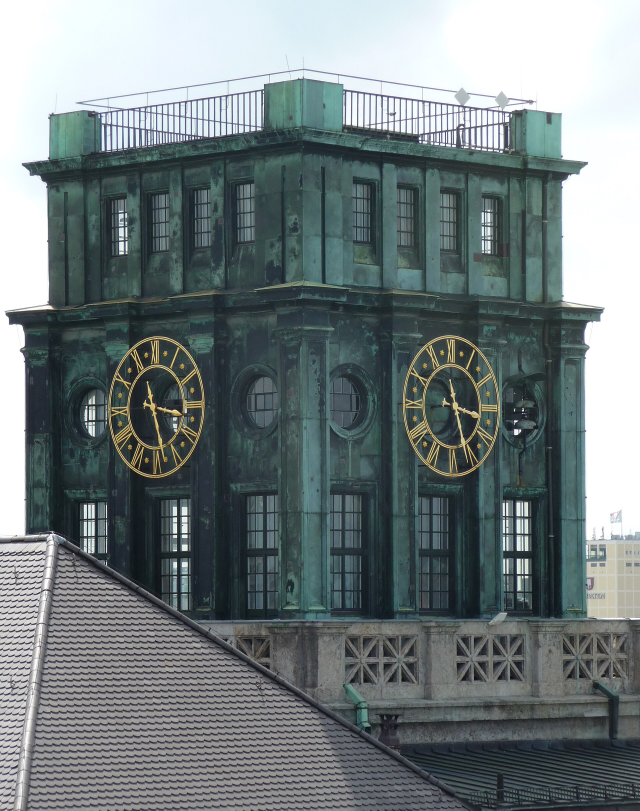
#> input picture scripts/thierschturm.jpg, 1920 x 2431 px, found by its file name (shown at 1/3 size)
$ python tower_pointcloud.py scripts/thierschturm.jpg app/data/thierschTower.json
#> lines starting #> are read from the running program, lines starting #| are printed output that depends on the picture; after the words box and inside, x2 and y2 are one past the last pixel; in counts of white or black regions, pixels touching at a corner belong together
"""Single-view reconstruction of the TUM Thierschturm for the home page hero.

The tower is a square box seen corner-on at ~45 degrees, so every pixel on it
can be lifted to 3D by intersecting its viewing ray with the box face it lies
on (single-view metrology with a Manhattan / box prior). We detect corner
features like an SfM front end would, back-project them onto the faces of a
stack of boxes (cornices stick out, the upper body is set back) and complete
the hidden back half by the tower's 180 degree symmetry.

Source photo: "Turm der TU München.jpg" by D. Fuchsberger, CC BY-SA 4.0,
https://commons.wikimedia.org/wiki/File:Turm_der_TU_M%C3%BCnchen.jpg
(1920 px wide version, saved as scripts/thierschturm.jpg).

Usage: python scripts/tower_pointcloud.py scripts/thierschturm.jpg app/data/thierschTower.json
Needs opencv-python-headless and numpy.
"""

import json
import math
import sys

import cv2
import numpy as np

# measured on the 1920x2431 photo
CORNER_X = 920  # image column of the near vertical edge
# (top y, bottom y, image half width) of each stacked box, top to bottom
SECTIONS = [
    (320, 470, 775),  # top storey with corner blocks and railing (below the antenna wire)
    (470, 520, 845),  # upper cornice
    (520, 890, 780),  # upper body (set back)
    (890, 960, 895),  # middle cornice
    (960, 1850, 845),  # lower body with the clocks
    (1850, 2100, 1000),  # stone parapet
]
TOP_Y, BOTTOM_Y = SECTIONS[0][0], SECTIONS[-1][1]
UNITS = 2.7  # world height of the model, matches the hero scene scale

# the foreground roof in the lower left covers the tower below this line
ROOF = ((170, 1600), (1360, 2400))

MAX_FEATURES = 1700


def section_at(y):
    for top, bottom, half in SECTIONS:
        if top <= y < bottom:
            return half
    return None


def below_roof(x, y):
    (x0, y0), (x1, y1) = ROOF
    return y > y0 + (x - x0) * (y1 - y0) / (x1 - x0)


def main(src, dst):
#> called with src = 'scripts/thierschturm.jpg', dst = 'app/data/thierschTower.json'
    img = cv2.imread(src)
#> img is the input picture: shape (2431, 1920, 3); mean B, G, R 126.2, 124.8, 114.7
    gray = cv2.cvtColor(img, cv2.COLOR_BGR2GRAY)
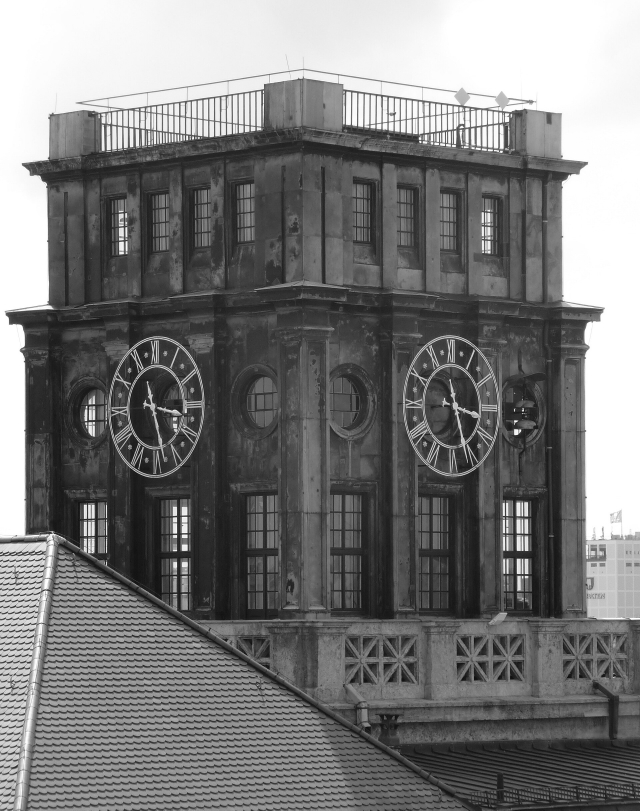
#> gray: shape (2431, 1920) (shown at 1/3 size); min 0, max 255, mean 121.9
    h_img, w_img = gray.shape
#> h_img = 2431; w_img = 1920

    mask = np.zeros_like(gray)
    for y in range(TOP_Y, min(BOTTOM_Y, h_img)):
        half = section_at(y)
        x0, x1 = max(0, CORNER_X - half), min(w_img, CORNER_X + half)
        mask[y, x0:x1] = 255
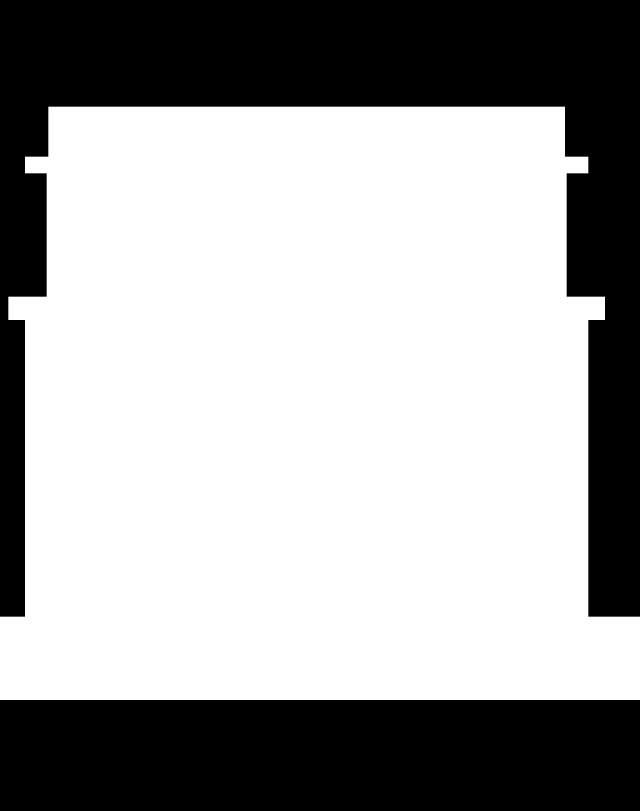
#> mask: shape (2431, 1920) (shown at 1/3 size); 64.4% white; 2 black regions, box (x1, y1, x2, y2) and area: (0, 0, 1920, 1850) 1028400, (0, 2100, 1920, 2431) 635520
    ys, xs = np.nonzero(mask)
    mask[ys[below_roof(xs, ys)], xs[below_roof(xs, ys)]] = 0

    feats = cv2.goodFeaturesToTrack(
        gray, MAX_FEATURES, qualityLevel=0.01, minDistance=7, mask=mask
    ).reshape(-1, 2)
#> feats = 1700 pairs, first value 39 to 1887, second value 320 to 2068

    px_per_unit = (BOTTOM_Y - TOP_Y) / UNITS
    mid_y = (TOP_Y + BOTTOM_Y) / 2
    rng = np.random.default_rng(0)
    points = []
    for x, y in feats.tolist():
        half = section_at(int(y))
        h = half / math.sqrt(2)  # box half size in pixels
        u = (x - CORNER_X) * math.sqrt(2)  # distance along the face from the corner
        wy = (y - mid_y) / px_per_unit
        if u < 0:  # left face, z = +h
            p = (h + u, h)
        else:  # right face, x = +h
            p = (h, h - u)
        # small depth jitter so the faces read as triangulated, not flat
        jitter = float(rng.normal(0, 4))
        p = (p[0] + jitter * (u >= 0), p[1] + jitter * (u < 0))
        b, g, r = img[int(y), int(x)]
        color = int(r) << 16 | int(g) << 8 | int(b)
        for sx, sz in ((p[0], p[1]), (-p[0], -p[1])):  # 180 degree symmetry
            points.append([round(sx / px_per_unit, 3), round(wy, 3), round(sz / px_per_unit, 3), color])
#> this loop made 1700 passes
#> (x, y, half, h, u, wy, p, jitter) on passes 1 to 11: (1571, 1226, 845, 597.5, 920.7, 0.0243, (598, -323.1), 0.503), (1569, 1240, 845, 597.5, 917.8, 0.0455, (597, -320.3), -0.528), (319, 1559, 845, 597.5, -849.9, 0.529, (-252.4, 600.1), 2.56), (1543, 1234, 845, 597.5, 881.1, 0.0364, (597.9, -283.5), 0.42), (1394, 1224, 845, 597.5, 670.3, 0.0212, (595.4, -72.83), -2.14), (1544, 1178, 845, 597.5, 882.5, -0.0485, (599, -285), 1.45), (1577, 1232, 845, 597.5, 929.1, 0.0334, (602.7, -331.6), 5.22), (1519, 1553, 845, 597.5, 847.1, 0.52, (601.3, -249.6), 3.79), (1578, 1247, 845, 597.5, 930.6, 0.0561, (594.7, -333), -2.81), (319, 1264, 845, 597.5, -849.9, 0.0819, (-252.4, 592.4), -5.06), (407, 1047, 845, 597.5, -725.5, -0.247, (-128, 595), -2.49)
#> (x, y) on passes 49 to 54: (258, 1277), (530, 1606), (1364, 1179), (423, 1110), (463, 1023), (319, 1214)

    # wireframe of the box stack for the "mesh" stage
    boxes = [
        [round((t - mid_y) / px_per_unit, 3), round((b - mid_y) / px_per_unit, 3),
         round(half / math.sqrt(2) / px_per_unit, 3)]
        for t, b, half in SECTIONS
    ]

    with open(dst, "w") as f:
        json.dump({"points": points, "boxes": boxes}, f, separators=(",", ":"))
    print(f"{len(feats)} features -> {len(points)} points, written to {dst}")
#| 1700 features -> 3400 points, written to app/data/thierschTower.json


if __name__ == "__main__":
    main(*sys.argv[1:3])
